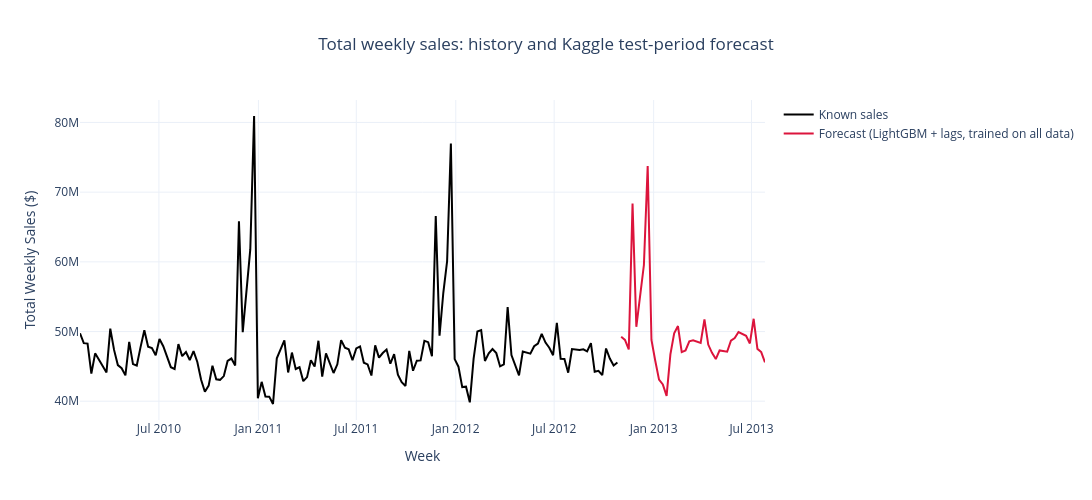

The cell this chart's notebook holds for it:
### Code cell
history_weekly = train_df.groupby("Date", as_index=False)["Weekly_Sales"].sum()
forecast_weekly = test_full.groupby("Date", as_index=False)["Weekly_Sales"].sum()

fig = go.Figure()
fig.add_trace(go.Scatter(x=history_weekly["Date"], y=history_weekly["Weekly_Sales"], name="Known sales",
                         line=dict(width=2, color="black")))
fig.add_trace(go.Scatter(x=forecast_weekly["Date"], y=forecast_weekly["Weekly_Sales"],
                         name=f"Forecast ({final_model_name} + lags, trained on all data)",
                         line=dict(width=2, color="crimson")))
fig.update_layout(title="Total weekly sales: history and Kaggle test-period forecast", title_x=0.5,
                  xaxis_title="Week", yaxis_title="Total Weekly Sales ($)",
                  template="plotly_white", hovermode="x unified", width=1100, height=500)
fig.show()

### Figure 1 — Plotly figure (JSON) as saved in the notebook; plotly's stock layout.template omitted (floating-point values rounded to 4 significant figures; data arrays with more than 128 entries replaced by an {"elided": "..."} marker saying what was removed)
{"data": [{"line": {"color": "black", "width": 2}, "name": "Known sales", "type": "scatter", "x": {"elided": "143 str values"}, "y": {"elided": "143 float values"}}, {"line": {"color": "crimson", "width": 2}, "name": "Forecast (LightGBM + lags, trained on all data)", "type": "scatter", "x": ["2012-11-02T00:00:00.000000", "2012-11-09T00:00:00.000000", "2012-11-16T00:00:00.000000", "2012-11-23T00:00:00.000000", "2012-11-30T00:00:00.000000", "2012-12-07T00:00:00.000000", "2012-12-14T00:00:00.000000", "2012-12-21T00:00:00.000000", "2012-12-28T00:00:00.000000", "2013-01-04T00:00:00.000000", "2013-01-11T00:00:00.000000", "2013-01-18T00:00:00.000000", "2013-01-25T00:00:00.000000", "2013-02-01T00:00:00.000000", "2013-02-08T00:00:00.000000", "2013-02-15T00:00:00.000000", "2013-02-22T00:00:00.000000", "2013-03-01T00:00:00.000000", "2013-03-08T00:00:00.000000", "2013-03-15T00:00:00.000000", "2013-03-22T00:00:00.000000", "2013-03-29T00:00:00.000000", "2013-04-05T00:00:00.000000", "2013-04-12T00:00:00.000000", "2013-04-19T00:00:00.000000", "2013-04-26T00:00:00.000000", "2013-05-03T00:00:00.000000", "2013-05-10T00:00:00.000000", "2013-05-17T00:00:00.000000", "2013-05-24T00:00:00.000000", "2013-05-31T00:00:00.000000", "2013-06-07T00:00:00.000000", "2013-06-14T00:00:00.000000", "2013-06-21T00:00:00.000000", "2013-06-28T00:00:00.000000", "2013-07-05T00:00:00.000000", "2013-07-12T00:00:00.000000", "2013-07-19T00:00:00.000000", "2013-07-26T00:00:00.000000"], "y": [49240000.0, 48800000.0, 47440000.0, 68370000.0, 50680000.0, 55440000.0, 59550000.0, 73750000.0, 48780000.0, 45810000.0, 43090000.0, 42410000.0, 40760000.0, 46720000.0, 49750000.0, 50790000.0, 47040000.0, 47280000.0, 48600000.0, 48740000.0, 48570000.0, 48370000.0, 51730000.0, 48130000.0, 46950000.0, 46050000.0, 47280000.0, 47150000.0, 47110000.0, 48700000.0, 49060000.0, 49930000.0, 49680000.0, 49390000.0, 48290000.0, 51830000.0, 47510000.0, 47050000.0, 45580000.0]}], "layout": {"height": 500, "hovermode": "x unified", "title": {"text": "Total weekly sales: history and Kaggle test-period forecast", "x": 0.5}, "width": 1100, "xaxis": {"title": {"text": "Week"}}, "yaxis": {"title": {"text": "Total Weekly Sales ($)"}}}}
